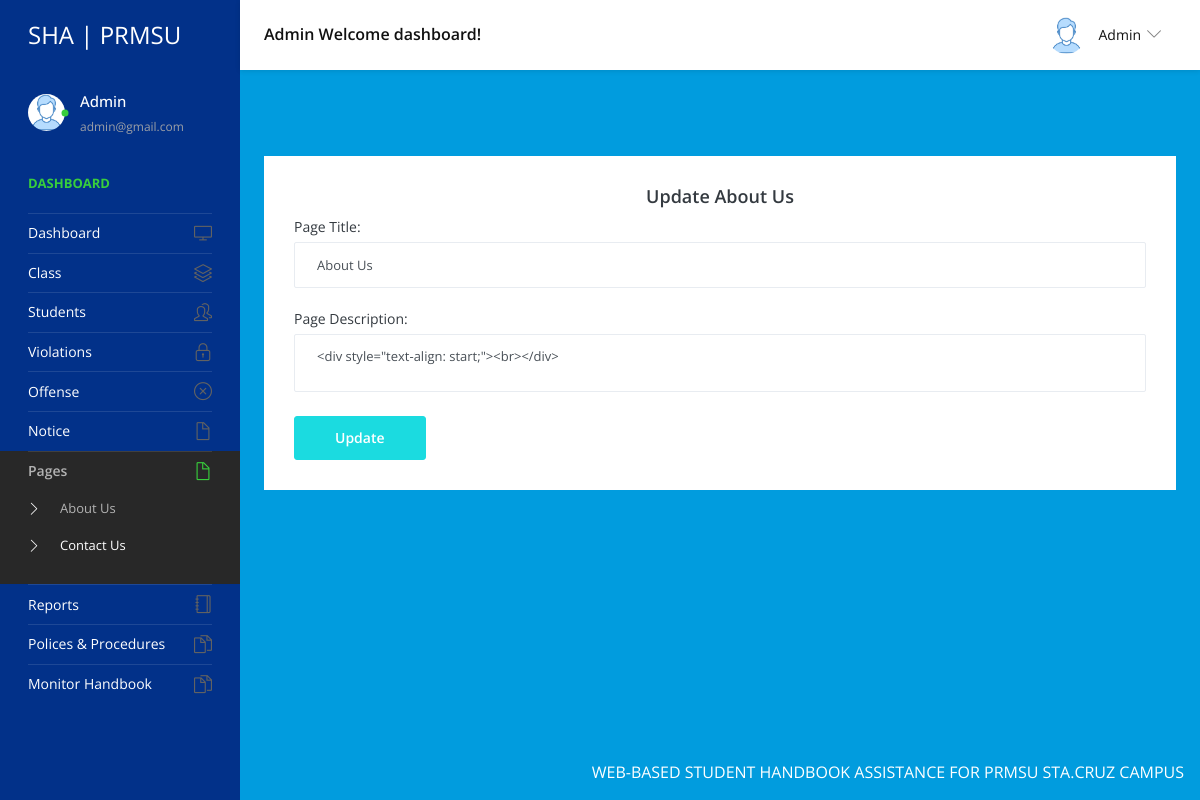
Screenshot of /admin/about-us.php (signed in) with the database file from the repository.
### tables this page shows
CREATE TABLE `tblpage` (
  `ID` int(10) NOT NULL,
  `PageType` varchar(200) DEFAULT NULL,
  `PageTitle` mediumtext DEFAULT NULL,
  `PageDescription` mediumtext DEFAULT NULL,
  `Email` varchar(200) DEFAULT NULL,
  `MobileNumber` bigint(10) DEFAULT NULL,
  `UpdationDate` date DEFAULT NULL
);

### admin/about-us.php (the view, shortened to what this page needs)
<?php
include('includes/dbconnection.php');
if (strlen($_SESSION['sturecmsaid'] == 0)) {
  header('location:logout.php');
} else {
  ?>
    <!DOCTYPE html>
    <html lang="en">
    <head>
      <link rel="stylesheet" href="vendors/simple-line-icons/css/simple-line-icons.css">
      <link rel="stylesheet" href="vendors/flag-icon-css/css/flag-icon.min.css">
      <link rel="stylesheet" href="vendors/css/vendor.bundle.base.css">
      <link rel="stylesheet" href="vendors/select2/select2.min.css">
      <link rel="stylesheet" href="vendors/select2-bootstrap-theme/select2-bootstrap.min.css">
      <link rel="stylesheet" href="css/style.css" />
    </head>
    <body>
      <div class="container-scroller">
        <?php include_once('includes/header.php'); ?>
        <div class="container-fluid page-body-wrapper">
          <?php include_once('includes/sidebar.php'); ?>
          <div class="main-panel">
            <div class="content-wrapper">
              <div class="page-header">
                <nav aria-label="breadcrumb">
                  <ol class="breadcrumb">
                  </ol>
                </nav>
              </div>
              <div class="row">
                <div class="col-12 grid-margin stretch-card">
                  <div class="card">
                    <div class="card-body">
                      <h4 class="card-title" style="text-align: center;">Update About Us</h4>
                      <form class="forms-sample" method="post">
                        <?php
                        $sql = "SELECT * from  tblpage where PageType='aboutus'";
                        $query = $dbh->prepare($sql);
                        $query->execute();
                        $results = $query->fetchAll(PDO::FETCH_OBJ);
                        if ($query->rowCount() > 0) {
                          foreach ($results as $row) { ?>
                                <div class="form-group">
                                  <label for="exampleInputName1">Page Title:</label>
                                  <input type="text" name="pagetitle" value="<?php echo $row->PageTitle; ?>" class="form-control"
                                    required='true'>
                                </div>
                                <div class="form-group">
                                  <label for="exampleInputName1">Page Description:</label>
                                  <textarea type="text" name="pagedes" class="form-control"
                                    required='true'><?php echo $row->PageDescription; ?></textarea>
                                </div>
                                <?php $cnt = $cnt + 1;
                          }
                        } ?>
                        <button type="submit" class="btn btn-primary mr-2" name="submit">Update</button>
                      </form>
                    </div>
                  </div>
                </div>
              </div>
            </div>
          </div>
        </div>
      </div>
      <?php include_once('includes/footer.php'); ?>
    </body>
    </html><?php } ?>

### admin/includes/header.php (shortened to what this page needs)
<nav class="navbar default-layout-navbar col-lg-12 col-12 p-0 fixed-top d-flex flex-row">
  <div class="navbar-brand-wrapper d-flex align-items-center">
    <a class="navbar-brand brand-logo" href="dashboard.php">
      <strong style="color: white;">SHA | PRMSU</strong>
    </a>
  </div><?php
  $aid = $_SESSION['sturecmsaid'];
  $sql = "SELECT * from tbladmin where ID=:aid";
  $query = $dbh->prepare($sql);
  $query->bindParam(':aid', $aid, PDO::PARAM_STR);
  $query->execute();
  $results = $query->fetchAll(PDO::FETCH_OBJ);
  if ($query->rowCount() > 0) {
    foreach ($results as $row) { ?>
      <div class="navbar-menu-wrapper d-flex align-items-center flex-grow-1">
        <h5 class="mb-0 font-weight-medium d-none d-lg-flex"><?php echo htmlentities($row->AdminName); ?> Welcome dashboard!
        </h5>
        <ul class="navbar-nav navbar-nav-right ml-auto">
          <li class="nav-item dropdown d-none d-xl-inline-flex user-dropdown">
            <a class="nav-link dropdown-toggle" id="UserDropdown" href="#" data-toggle="dropdown" aria-expanded="false">
              <img class="img-xs rounded-circle ml-2" src="images/faces/face8.jpg" alt="Profile image"> <span
                class="font-weight-normal"> <?php echo htmlentities($row->AdminName); ?> </span></a>
              </div><?php $cnt = $cnt + 1;
    }
  } ?>
      </li>
    </ul>
  </div>
</nav>

### admin/includes/sidebar.php (shortened to what this page needs)
<nav class="sidebar sidebar-offcanvas" id="sidebar">
  <ul class="nav">
    <li class="nav-item nav-profile">
      <a href="#" class="nav-link">
        <div class="profile-image">
          <img class="img-xs rounded-circle" src="images/faces/face8.jpg" alt="profile image">
          <div class="dot-indicator bg-success"></div>
        </div>
        <div class="text-wrapper">
          <?php
          $aid = $_SESSION['sturecmsaid'];
          $sql = "SELECT * from tbladmin where ID=:aid";
          $query = $dbh->prepare($sql);
          $query->bindParam(':aid', $aid, PDO::PARAM_STR);
          $query->execute();
          $results = $query->fetchAll(PDO::FETCH_OBJ);
          $cnt = 1;
          if ($query->rowCount() > 0) {
            foreach ($results as $row) { ?>
              <p class="profile-name"><?php echo htmlentities($row->AdminName); ?></p>
              <p class="designation"><?php echo htmlentities($row->Email); ?></p><?php $cnt = $cnt + 1;
            }
          } ?>
        </div>
      </a>
    </li>
    <li class="nav-item nav-category">
      <span class="nav-link">Dashboard</span>
    </li>
    <li class="nav-item">
      <a class="nav-link" href="dashboard.php">
        <span class="menu-title">Dashboard</span>
        <i class="icon-screen-desktop menu-icon"></i>
      </a>
    </li>
    <li class="nav-item">
      <a class="nav-link" data-toggle="collapse" href="#ui-basic" aria-expanded="false" aria-controls="ui-basic">
        <span class="menu-title">Class</span>
        <i class="icon-layers menu-icon"></i>
      </a>
    </li>
    <li class="nav-item">
      <a class="nav-link" data-toggle="collapse" href="#ui-basic1" aria-expanded="false" aria-controls="ui-basic1">
        <span class="menu-title">Students</span>
        <i class="icon-people menu-icon"></i>
      </a>
    </li>
    <li class="nav-item">
      <a class="nav-link" data-toggle="collapse" href="#violations" aria-expanded="false" aria-controls="violations">
        <span class="menu-title">Violations</span>
        <i class="icon-lock menu-icon"></i>
      </a>
    </li>
    <li class="nav-item">
      <a class="nav-link" data-toggle="collapse" href="#offense" aria-expanded="false" aria-controls="offense">
        <span class="menu-title">Offense</span>
        <i class="icon-close menu-icon"></i>
      </a>
    </li>
    <li class="nav-item">
      <a class="nav-link" data-toggle="collapse" href="#auth" aria-expanded="false" aria-controls="auth">
        <span class="menu-title">Notice </span>
        <i class="icon-doc menu-icon"></i>
      </a>
    </li>
    <li class="nav-item">
      <a class="nav-link" data-toggle="collapse" href="#auth2" aria-expanded="false" aria-controls="auth">
        <span class="menu-title">Pages</span>
        <i class="icon-doc menu-icon"></i>
      </a>
      <div class="collapse" id="auth2">
        <ul class="nav flex-column sub-menu">
          <li class="nav-item"> <a class="nav-link" href="about-us.php"> About Us </a></li>
          <li class="nav-item"> <a class="nav-link" href="contact-us.php"> Contact Us </a></li>
        </ul>
      </div>
    </li>
    <li class="nav-item">
      <a class="nav-link" href="between-dates-reports.php">
        <span class="menu-title">Reports</span>
        <i class="icon-notebook menu-icon"></i>
      </a>
    </li>
    <li class="nav-item">
      <a class="nav-link" href="handbook2.php">
        <span class="menu-title">Polices & Procedures</span>
        <i class="icon-docs menu-icon"></i>
      </a>
    </li>
    <li class="nav-item">
      <a class="nav-link" href="monitor.php">
        <span class="menu-title">Monitor Handbook</span>
        <i class="icon-docs menu-icon"></i>
      </a>
    </li>
  </ul>
</nav>

### rows the page displays
tblpage: pagetitle "About Us", pagedes "<div style=\"text-align: start;\"><br></div>"

### other values shown
$row->AdminName "Admin"
$row->Email "admin@gmail.com"
